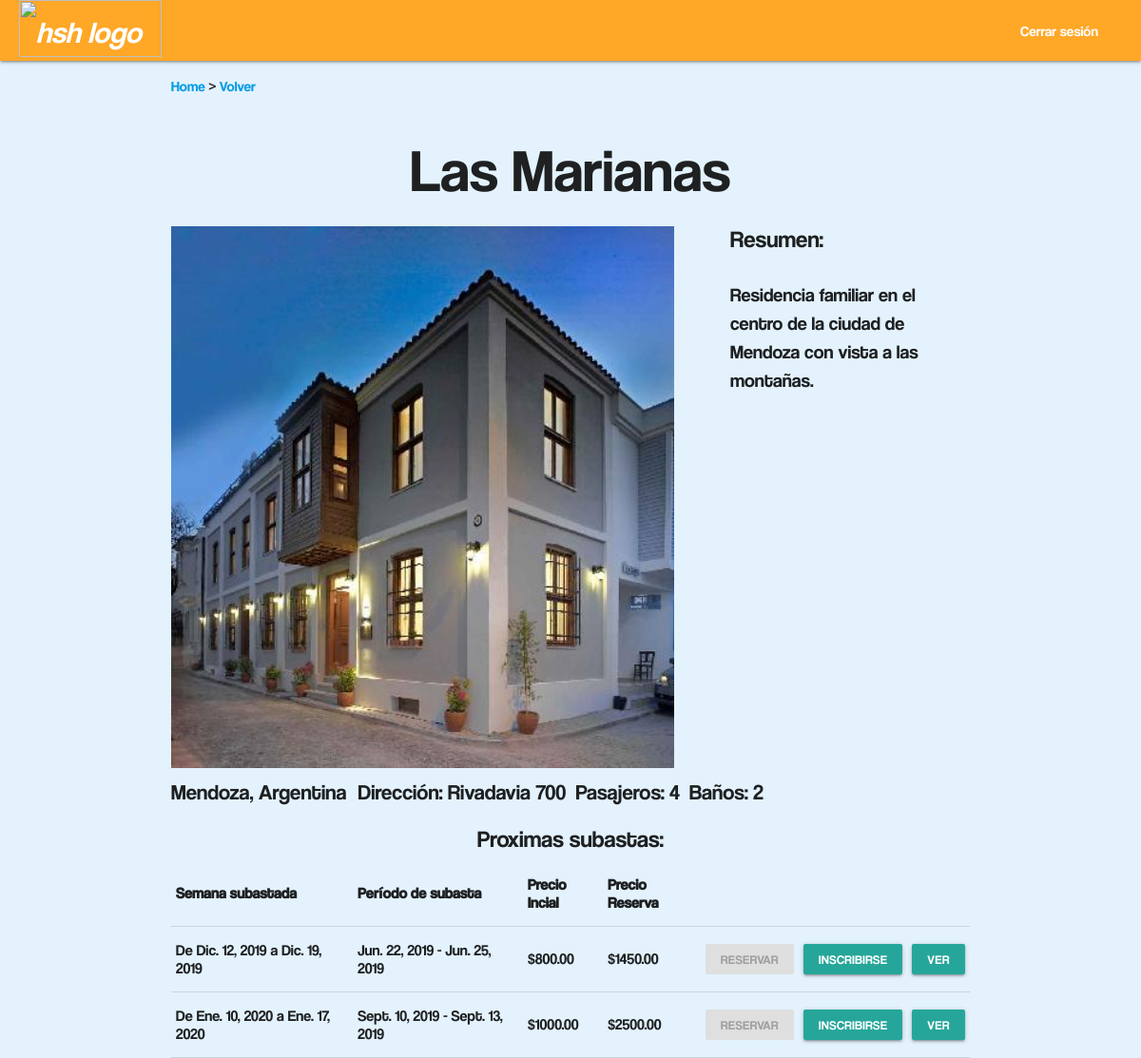
The app's page /ver_residencia/4/ with its own data.
### main/models.py (models this page shows, shortened)
class Residencia(models.Model):
	nombre = models.CharField(max_length=50)
	dirección = models.CharField(max_length=200)
	ciudad = models.CharField(max_length=100)
	pais = models.CharField(max_length=30)
	descripcion = models.TextField()
	habitaciones = models.IntegerField(default=0)
	personas = models.IntegerField(default=0)
	baños = models.IntegerField(default=0)
	class Meta:
		ordering = ['nombre']
	def primerFoto(self):
		if self.imagenes.exists():
			return self.imagenes.first().imagen.name[12:]
		else:
			return "fotos/68184730.jpg"

class Imagen(models.Model):
	residencia = models.ForeignKey(Residencia,on_delete=models.CASCADE,related_name='imagenes')
	imagen = models.ImageField(upload_to=('staticfiles/fotos'))

class Semana(models.Model):
	dia_inicial = models.DateField()
	precio_reserva = models.DecimalField(max_digits=11,decimal_places=2)
	def dia_final(self):
		return self.dia_inicial + timedelta(days=7)
	class Meta:
		abstract = True
		ordering = ['dia_inicial', 'residencia']

class Subasta(Semana):
	precio_inicial = models.DecimalField(max_digits=11,decimal_places=2)
	inicio_de_subasta = models.DateField()
	residencia = models.ForeignKey('Residencia',on_delete=models.CASCADE,related_name='subastas')
	usuarios_inscriptos = models.ManyToManyField('User',related_name='inscripciones')
	iniciada = models.BooleanField(default=False)
	def fin_de_subasta(self):
		return (self.inicio_de_subasta + timedelta(days=3))
	def esta_inscripto(self,usuario):
		return self.usuarios_inscriptos.filter(id=usuario.id).exists()

### main/views.py (the view)
# urls.py: path("ver_residencia/<id_residencia>/", views.residencia, name="residencia"),
def residencia(request, id_residencia):
    import datetime
    res = Residencia.objects.get(id=id_residencia)
    subastas = Subasta.objects.filter(residencia=id_residencia)
    user = request.user
    inscripto = {}
    for s in subastas:
        inscripto[s] = s.esta_inscripto(user)
    return render(request=request,
                  template_name="main/residencias/ver_residencia.html",
                  context={"residencia": res,
                           "inscripto": inscripto,
                           "usuario": user})

### main/templates/main/residencias/ver_residencia.html (shortened to what this page needs)
{% extends "main/headers/header_logged_in.html" %}
{% load static %}
{% load staticfiles %}
{% block content %}
<body>
  <p>
    <a href="/">Home</a>
      >
      <a href="/buscar_residencias">Volver</a>
    </p>
  <h1 class="centrar">{{residencia.nombre}}</h1>
  <section>
    <div class="columna-grande">
      <img class="imagen-residencia"
      src="{% static residencia.primerFoto %}" alt="Imagen Residencia: {{ residencia.primerFoto }}">
    </div>
    <h5>Resumen:</h5>
    <div class="columna-chica">
      <div class="compacto scrollable">
        <p style="font-size: 20">{{residencia.descripcion}}</p>
      </div>
    </div>
  </section>
  <section>
    <div class="columna-grande" style="width: 100%; font-size: 150%">
      <div style="float: left; margin: 8px 12px 3px 0px">{{residencia.ciudad}}, {{residencia.pais}} </div>
      <div style="float: left; margin: 8px 10px 3px 0px">Dirección: {{residencia.dirección}} </div>
      <div style="float: left; margin: 8px 10px 3px 0px">Pasajeros: {{residencia.personas}} </div>
      <div style="float: left; margin: 8px 10px 3px 0px">Baños: {{residencia.baños}}</div>
    </div>
  </section>
  {% if inscripto %}
    <div style="float: left; width: 100%">
      <h5 class="centrar">Proximas subastas:</h5>
    </div>
  <table style="width:100%">
    <tr>
      <th>Semana subastada</th>
      <th>Período de subasta</th>
      <th>Precio Incial</th>
      <th>Precio Reserva</th>
      <th></th>
      <th></th>
      <th></th>
    </tr>
    {% for s, i in inscripto.items %}
    <tr>
      <td>De {{s.dia_inicial}} a {{s.dia_final}}</td>
      <td>{{s.inicio_de_subasta}} - {{s.fin_de_subasta}}</td>
      <td>${{s.precio_inicial}}</td>
      <td>${{s.precio_reserva}}</td>
      {% if not s.iniciada %}
        {% if user.premium %}
          {% if user.tiene_creditos %}
          <td>
            <button data-target="{{s.id}}" class="waves-effect waves-light btn-small modal-trigger">Reservar</button>
            <div id="{{s.id}}" class="modal">
              <div class="modal-content">
                <h4>¿Seguro que quiere reservar la semana en {{s.residencia}}?</h4>
                <p>Semana de reserva: {{s.dia_inicial}} - {{s.dia_final}}</p>
                <p>Precio de reserva: ${{s.precio_reserva}}</p>
                <p>Créditos disponibles: {{user.creditos}}</p>
              </div>
              <div class="modal-footer">
                <a class="modal-close waves-effect waves-light btn-small">Cancelar</a>
                <a href="/reserva/{{s.id}}" class="modal-close waves-effect waves-light btn-small">
                  Sí, reservar</a>
              </div>
            </div>
          </td>
          {% else %}
          <td><a href="#" class="waves-effect waves-light disabled btn-small">Reservar<a></td>
          {% endif %}
        {% else %}
          <td><a href="#" class="waves-effect waves-light disabled btn-small">Reservar<a></td>
        {% endif %}
        {% if i %}
          <td><a href="" class="waves-effect waves-light btn-small disabled">Inscripto<a></td>
        {% else %}
          <td><a href="/inscribirse/{{residencia.id}}/{{s.id}}" class="waves-effect waves-light btn-small">Inscribirse<a></td>
        {% endif %}
      {% endif %}
        <td><a href="/subasta/{{s.id}}" class="waves-effect waves-light btn-small">Ver<a></td>
      </tr>
      {% endfor %}
    {% else %}
      <div style="float: left; width: 100%">
        <h5 class="centrar">No hay subastas disponibles</h5>
      </div>
    {% endif %}
</body>
{% endblock %}

### staticfiles/css/main.css (style rules this page uses)
.centrar { display: flex; justify-content: center; }
body { background: #e3f2fd; font-family: coolvetica; }
.columna-grande { float: left; width: 70%; }
.columna-chica { float: left; width: 30%; }
.imagen-residencia { width: 90%; }
.compacto { height: 300px; }
.scrollable { overflow: auto; }

### records on screen
Residencia: nombre "Las Marianas", id.imagen (picture), descripcion "Residencia familiar en el centro de la ciudad de Mendoza con vista a las montañas.", ciudad "Mendoza", pais "Argentina", dirección "Rivadavia 700", personas "4", baños "2"
Subasta: dia_inicial "Dic. 12, 2019", dia_final "Dic. 19, 2019", inicio_de_subasta "Jun. 22, 2019", fin_de_subasta "Jun. 25, 2019", precio_inicial "800.00", precio_reserva "1450.00"
Subasta: dia_inicial "Ene. 10, 2020", dia_final "Ene. 17, 2020", inicio_de_subasta "Sept. 10, 2019", fin_de_subasta "Sept. 13, 2019", precio_inicial "1000.00", precio_reserva "2500.00"
